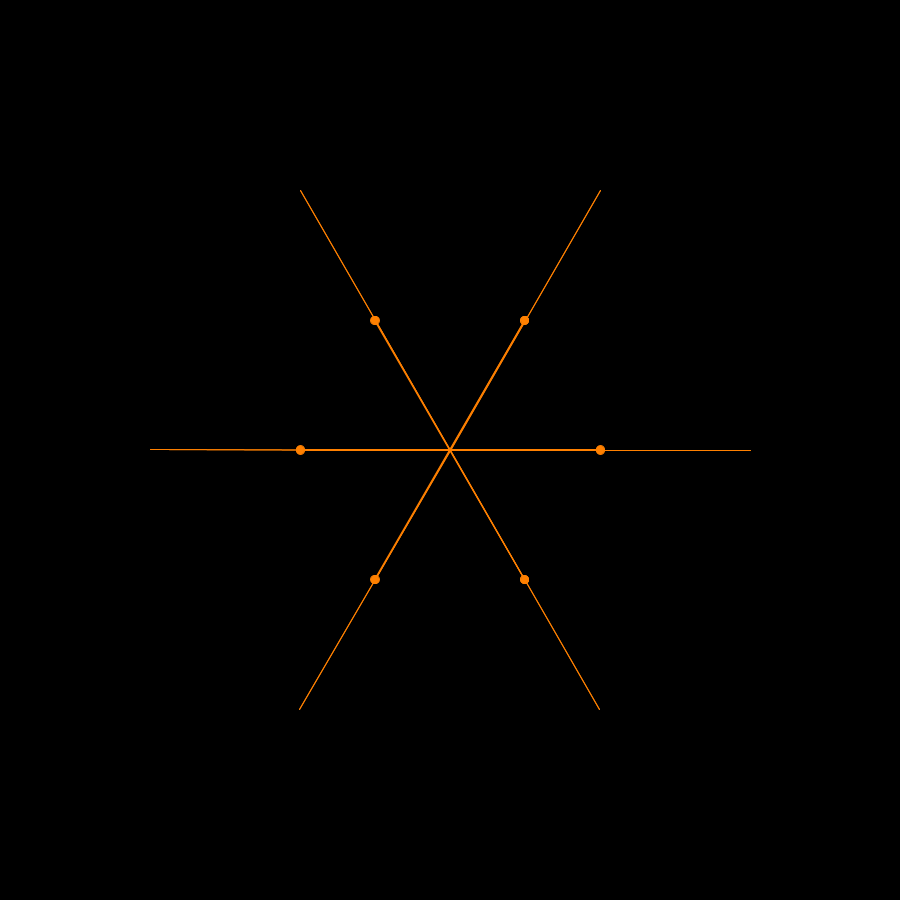
Frame 1 (no input)
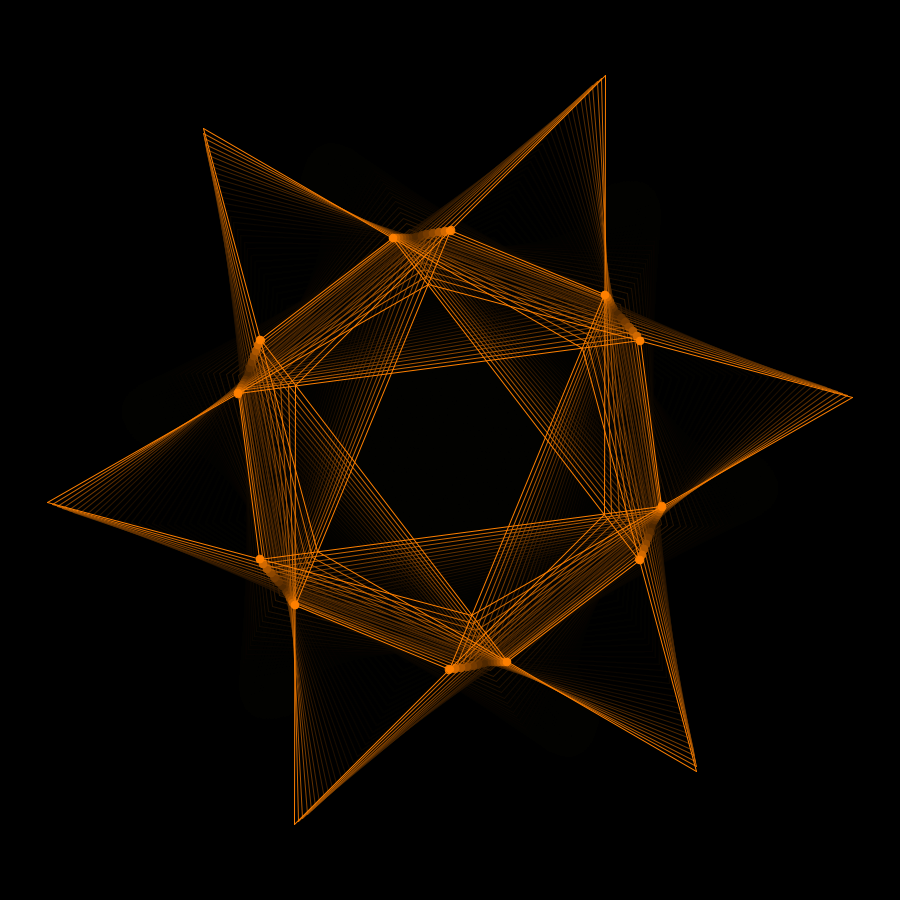
Frame 60 (the mouse pressed at the canvas centre just before this capture)
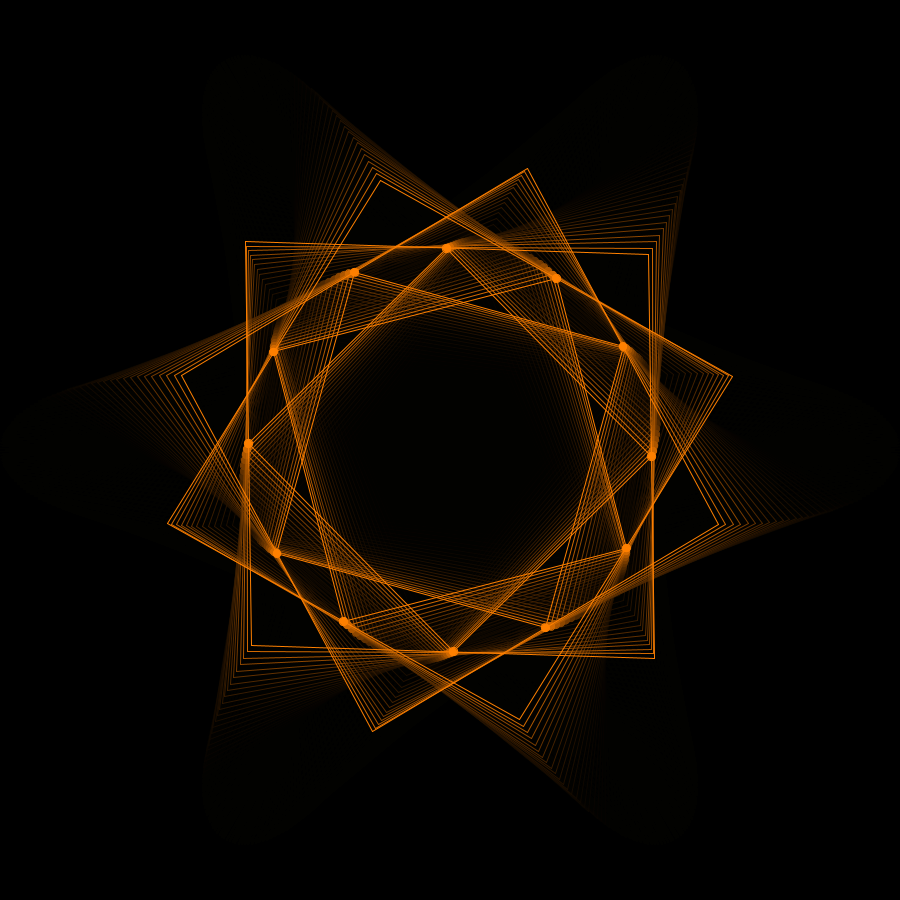
Frame 120 (the mouse held since frame 60 and released just before this capture)

The Processing sketch that drew these frames (run headless with seeded random() and noise(); from frame 60 on, the mouse is pressed at the canvas centre):

// Processing sketch: Circular_Star
// ── Circular_Star.pde
float angulo = 0, raio = 100;
float StrokeWeight = 1;
PVector Stroke = new PVector(255, 255, 255);
PVector Fill = new PVector(255, 255, 255);
PVector cor;

void setup()
{
  size(900, 900);
  background(0);
}

void draw()
{
  translate(width/2, height/2);
  
  fill(0, 0, 0, 45);
  rect(-width/2-5, -height/2-5, width+10, height+10);
  
  rotate(angulo/3);
  
  raio = 150+75*sin(angulo);
  
  stroke(255);
  strokeWeight(1);
  noFill();
  //ellipse(0, 0, 2*raio, 2*raio);
  
  //cor = new PVector(50, 153, 204); // AZUL CLARO
  cor = new PVector(255, 128, 0); // LARANJA
  stroke(cor.x, cor.y, cor.z);
  
  float diametro = 8;
  
  PVector v1, v2, v3, v4;
  
  
  //noStroke();
  fill(cor.x, cor.y, cor.z);
  v1 = new PVector(raio*cos(angulo + (1/6.0)*TWO_PI), raio*sin(angulo + (1/6.0)*TWO_PI));
  v2 = new PVector(raio*cos(-angulo - (2/6.0)*TWO_PI), raio*sin(-angulo - (2/6.0)*TWO_PI));
  v3 = new PVector(raio*cos(angulo + (4/6.0)*TWO_PI), raio*sin(angulo + (4/6.0)*TWO_PI));
  v4 = new PVector(raio*cos(-angulo - (5/6.0)*TWO_PI), raio*sin(-angulo - (5/6.0)*TWO_PI));
  ellipse(v1.x, v1.y, diametro, diametro);
  ellipse(v2.x, v2.y, diametro, diametro);
  ellipse(v3.x, v3.y, diametro, diametro);
  ellipse(v4.x, v4.y, diametro, diametro);
  //stroke(0,0,255);
  line(v1.x, v1.y, v2.x, v2.y);
  line(v2.x, v2.y, v3.x, v3.y);
  line(v3.x, v3.y, v4.x, v4.y);
  line(v4.x, v4.y, v1.x, v1.y);
  //noStroke();
  fill(cor.x, cor.y, cor.z);
  v1 = new PVector(sin(angulo+PI/2)*2*raio*cos(2*PI/6), sin(angulo+PI/2)*2*raio*sin(2*PI/6));
  v2 = new PVector(sin(angulo+PI/2)*2*raio*cos(8*PI/6), sin(angulo+PI/2)*2*raio*sin(8*PI/6));
  v3 = new PVector(sin(angulo)*2*raio*cos(5*PI/6), sin(angulo)*2*raio*sin(5*PI/6));
  v4 = new PVector(sin(angulo)*2*raio*cos(11*PI/6), sin(angulo)*2*raio*sin(11*PI/6));
  //line(v3.x, v3.y, v4.x, v4.y);
  //stroke(0,0,255);
  line(v1.x, v1.y, v3.x, v3.y);
  line(v3.x, v3.y, v2.x, v2.y);
  line(v4.x, v4.y, v2.x, v2.y);
  line(v4.x, v4.y, v1.x, v1.y);
  
  //noStroke();
  fill(cor.x, cor.y, cor.z);
  v1 = new PVector(raio*cos(-angulo - (1/6.0)*TWO_PI), raio*sin(-angulo - (1/6.0)*TWO_PI));
  v2 = new PVector(raio*cos(angulo + (2/6.0)*TWO_PI), raio*sin(angulo + (2/6.0)*TWO_PI));
  v3 = new PVector(raio*cos(-angulo - (4/6.0)*TWO_PI), raio*sin(-angulo - (4/6.0)*TWO_PI));
  v4 = new PVector(raio*cos(angulo + (5/6.0)*TWO_PI), raio*sin(angulo + (5/6.0)*TWO_PI));
  ellipse(v1.x, v1.y, diametro, diametro);
  ellipse(v2.x, v2.y, diametro, diametro);
  ellipse(v3.x, v3.y, diametro, diametro);
  ellipse(v4.x, v4.y, diametro, diametro);
  //stroke(0,255,0);
  line(v1.x, v1.y, v2.x, v2.y);
  line(v2.x, v2.y, v3.x, v3.y);
  line(v3.x, v3.y, v4.x, v4.y);
  line(v4.x, v4.y, v1.x, v1.y);
  //noStroke();
  fill(cor.x, cor.y, cor.z);
  v1 = new PVector(sin(angulo)*2*raio*cos(1*PI/6), sin(angulo)*2*raio*sin(1*PI/6));
  v2 = new PVector(sin(angulo)*2*raio*cos(7*PI/6), sin(angulo)*2*raio*sin(7*PI/6));
  v3 = new PVector(sin(angulo+PI/2)*2*raio*cos(4*PI/6), sin(angulo+PI/2)*2*raio*sin(4*PI/6));
  v4 = new PVector(sin(angulo+PI/2)*2*raio*cos(10*PI/6), sin(angulo+PI/2)*2*raio*sin(10*PI/6));
  //line(v1.x, v1.y, v2.x, v2.y);
  //stroke(0,255,0);
  line(v1.x, v1.y, v3.x, v3.y);
  line(v3.x, v3.y, v2.x, v2.y);
  line(v4.x, v4.y, v2.x, v2.y);
  line(v4.x, v4.y, v1.x, v1.y);
  
  //noStroke();
  fill(cor.x, cor.y, cor.z);
  v1 = new PVector(raio*cos(angulo + (3/6.0)*TWO_PI), raio*sin(angulo + (3/6.0)*TWO_PI));
  v2 = new PVector(raio*cos(-angulo - (3/6.0)*TWO_PI), raio*sin(-angulo - (3/6.0)*TWO_PI));
  v3 = new PVector(raio*cos(angulo + (6/6.0)*TWO_PI), raio*sin(angulo + (6/6.0)*TWO_PI));
  v4 = new PVector(raio*cos(-angulo - (6/6.0)*TWO_PI), raio*sin(-angulo - (6/6.0)*TWO_PI));
  ellipse(v1.x, v1.y, diametro, diametro);
  ellipse(v2.x, v2.y, diametro, diametro);
  ellipse(v3.x, v3.y, diametro, diametro);
  ellipse(v4.x, v4.y, diametro, diametro);
  //stroke(255,0,0);
  line(v1.x, v1.y, v2.x, v2.y);
  line(v2.x, v2.y, v3.x, v3.y);
  line(v3.x, v3.y, v4.x, v4.y);
  line(v4.x, v4.y, v1.x, v1.y);
  //noStroke();
  fill(cor.x, cor.y, cor.z);
  v1 = new PVector(sin(angulo)*2*raio*cos(PI/2), sin(angulo)*2*raio*sin(PI/2));
  v2 = new PVector(sin(angulo)*2*raio*cos(3*PI/2), sin(angulo)*2*raio*sin(3*PI/2));
  v3 = new PVector(sin(angulo+PI/2)*2*raio*cos(0), sin(angulo+PI/2)*2*raio*sin(0));
  v4 = new PVector(sin(angulo+PI/2)*2*raio*cos(PI), sin(angulo+PI/2)*2*raio*sin(PI));
  //line(v1.x, v1.y, v2.x, v2.y);
  //stroke(255,0,0);
  line(v1.x, v1.y, v3.x, v3.y);
  line(v3.x, v3.y, v2.x, v2.y);
  line(v2.x, v2.y, v4.x, v4.y);
  line(v4.x, v4.y, v1.x, v1.y);
  
  angulo += 0.02;
}
